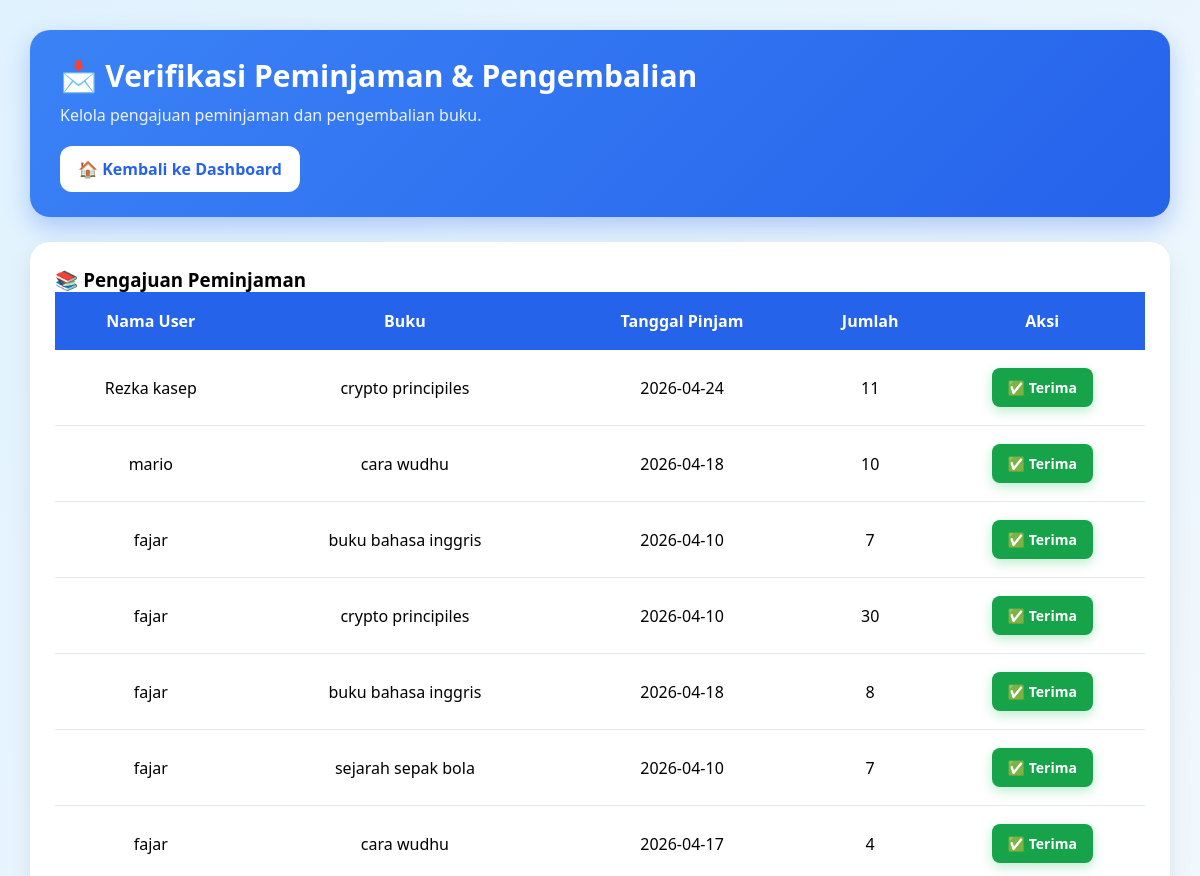
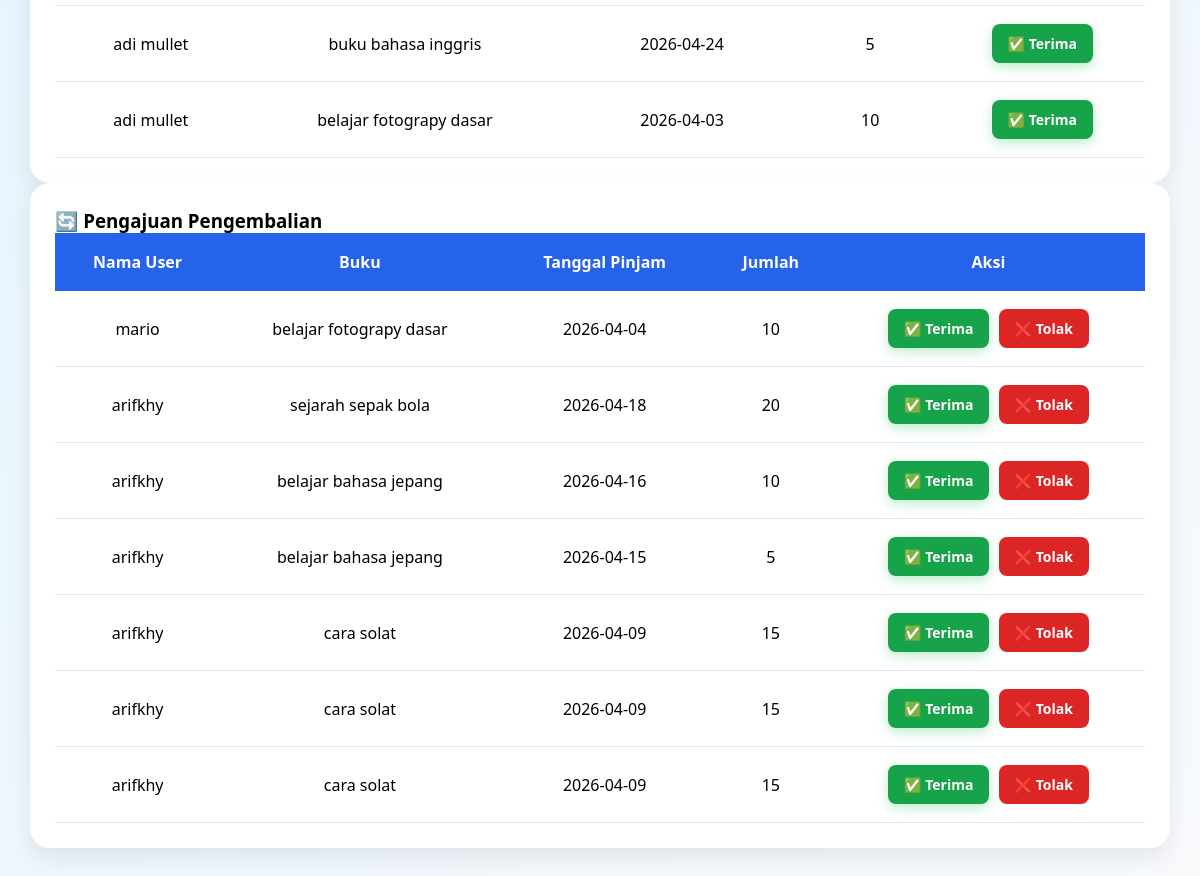
Screenshot of /pinjam_buku/views/verif_admin.php (signed in) with the database file from the repository (2 pictures, top to bottom).
### tables this page shows
CREATE TABLE `pinjam` (
  `id_pinjam` int(11) NOT NULL,
  `kode_buku` int(11) NOT NULL,
  `id_pengguna` int(11) NOT NULL,
  `tanggal_pinjam` date NOT NULL,
  `tanggal_kembali` date DEFAULT NULL,
  `status` enum('pending','dipinjam','menunggu_verifikasi','dikembalikan') NOT NULL,
  `jumlah_pinjam` varchar(50) NOT NULL
);

CREATE TABLE `pengguna` (
  `id_pengguna` int(11) NOT NULL,
  `nama_pengguna` varchar(100) NOT NULL,
  `jenis_kelamin` enum('laki-laki','perempuan') NOT NULL,
  `alamat` varchar(150) NOT NULL,
  `role` enum('admin','user') NOT NULL,
  `password` varchar(250) NOT NULL,
  `email` varchar(150) NOT NULL,
  `tanggal_lahir_pengguna` date DEFAULT NULL
);

CREATE TABLE `buku` (
  `kode_buku` int(11) NOT NULL,
  `gambar` varchar(250) NOT NULL,
  `nama_buku` varchar(100) NOT NULL,
  `tanggal_rilis` date NOT NULL,
  `pencipta` varchar(150) NOT NULL,
  `stok` varchar(100) NOT NULL
);

### pinjam_buku/models/m_koneksi.php (called while the page is built, shortened)
<?php
class m_koneksi {
    public function __construct() {
        $host = "localhost";
        $user = "root";
        $pass = "";
        $db   = "pinjam_buku";
        $this->koneksi = mysqli_connect($host, $user, $pass, $db);
    }
}

### pinjam_buku/models/m_pinjam.php (called while the page is built, shortened)
<?php
include_once "m_koneksi.php";
class m_pinjam
{
    public $koneksi;
    function __construct()
    {
        $db = new m_koneksi();
        $this->koneksi = $db->koneksi;
    }
    function tampil_menunggu_pengembalian()
    {
        $sql = "SELECT
                    pinjam.*,
                    buku.nama_buku,
                    pengguna.nama_pengguna
                FROM pinjam
                JOIN buku
                    ON pinjam.kode_buku = buku.kode_buku
                JOIN pengguna
                    ON pinjam.id_pengguna = pengguna.id_pengguna
                WHERE pinjam.status='menunggu_verifikasi'
                ORDER BY pinjam.id_pinjam DESC";
        $q = mysqli_query($this->koneksi, $sql);
        $data = [];
        while ($d = mysqli_fetch_object($q)) {
            $data[] = $d;
        }
        return $data;
    }
    function tampil_pending()
    {
        $sql = "SELECT
                    pinjam.*,
                    buku.nama_buku,
                    pengguna.nama_pengguna
                FROM pinjam
                JOIN buku
                    ON pinjam.kode_buku = buku.kode_buku
                JOIN pengguna
                    ON pinjam.id_pengguna = pengguna.id_pengguna
                WHERE pinjam.status='pending'
                ORDER BY pinjam.id_pinjam DESC";
        $q = mysqli_query($this->koneksi, $sql);
        $data = [];
        while ($d = mysqli_fetch_object($q)) {
            $data[] = $d;
        }
        return $data;
    }
}
?>

### pinjam_buku/views/verif_admin.php (the view, shortened to what this page needs)
<?php
include "../models/m_pinjam.php";
$pinjam = new m_pinjam();
$data_pending = $pinjam->tampil_pending();
$data_pengembalian = $pinjam->tampil_menunggu_pengembalian();
?>
<!DOCTYPE html>
<html lang="id">
<head>
<link rel="stylesheet" href="/pinjam_buku/asset/verif_admin.css">
</head>
<body>
<div class="container">
<div class="header">
    <h2>📩 Verifikasi Peminjaman & Pengembalian</h2>
    <p>
        Kelola pengajuan peminjaman dan pengembalian buku.
    </p>
    <div class="top-btn">
        <a
            href="v_dasbord_admin.php"
            class="back-btn"
        >
            🏠 Kembali ke Dashboard
        </a>
    </div>
</div>
<div class="table-box">
<h3>📚 Pengajuan Peminjaman</h3>
<table>
<thead>
<tr>
    <th>Nama User</th>
    <th>Buku</th>
    <th>Tanggal Pinjam</th>
    <th>Jumlah</th>
    <th>Aksi</th>
</tr>
</thead>
<tbody>
<?php if (!empty($data_pending)): ?>
<?php foreach ($data_pending as $row): ?>
<tr>
    <td>
        <?= htmlspecialchars($row->nama_pengguna) ?>
    </td>
    <td>
        <?= htmlspecialchars($row->nama_buku) ?>
    </td>
    <td>
        <?= htmlspecialchars($row->tanggal_pinjam) ?>
    </td>
    <td>
        <?= htmlspecialchars($row->jumlah_pinjam) ?>
    </td>
    <td>
        <form
            action="../controllers/c_proses_verifikasi.php"
            method="POST"
        >
            <button
                type="submit"
                class="verif-btn"
            >
                ✅ Terima
            </button>
        </form>
    </td>
</tr>
<?php endforeach; ?>
<?php endif; ?>
</tbody>
</table>
</div>
<div class="table-box">
<h3>🔄 Pengajuan Pengembalian</h3>
<table>
<thead>
<tr>
    <th>Nama User</th>
    <th>Buku</th>
    <th>Tanggal Pinjam</th>
    <th>Jumlah</th>
    <th>Aksi</th>
</tr>
</thead>
<tbody>
<?php if (!empty($data_pengembalian)): ?>
<?php foreach ($data_pengembalian as $row): ?>
<tr>
    <td>
        <?= htmlspecialchars($row->nama_pengguna) ?>
    </td>
    <td>
        <?= htmlspecialchars($row->nama_buku) ?>
    </td>
    <td>
        <?= htmlspecialchars($row->tanggal_pinjam) ?>
    </td>
    <td>
        <?= htmlspecialchars($row->jumlah_pinjam) ?>
    </td>
    <td>
        <form
            action="../controllers/c_proses_verifikasi.php"
            method="POST"
        >
            <button
                type="submit"
                class="verif-btn"
                onclick="return confirm('Terima pengembalian buku ini?')"
            >
                ✅ Terima
            </button>
        </form>
        <form
            action="../controllers/c_proses_verifikasi.php"
            method="POST"
        >
            <button
                type="submit"
                class="tolak-btn"
                onclick="return confirm('Tolak pengembalian buku ini?')"
            >
                ❌ Tolak
            </button>
        </form>
    </td>
</tr>
<?php endforeach; ?>
<?php endif; ?>
</tbody>
</table>
</div>
</div>
</body>
</html>

### pinjam_buku/asset/verif_admin.css (style rules this page uses)
* { margin:0; padding:0; box-sizing:border-box; font-family:'Segoe UI',sans-serif; }
body { background:linear-gradient(135deg,#e0f2fe,#f8fafc); padding:30px; }
.container { max-width:1300px; margin:auto; }
.header { background:linear-gradient(135deg,#3b82f6,#2563eb); padding:25px 30px; border-radius:20px; color:white; margin-bottom:25px; box-shadow:0 10px 25px rgba(37,99,235,0.3); }
.header h2 { font-size:30px; margin-bottom:8px; }
.header p { opacity:.9; }
.top-btn { margin-top:20px; }
.back-btn { display:inline-block; padding:12px 18px; background:white; color:#2563eb; text-decoration:none; border-radius:12px; font-weight:bold; transition:.3s; }
.table-box { background:white; padding:25px; border-radius:20px; box-shadow:0 10px 25px rgba(0,0,0,0.08); overflow-x:auto; }
table { width:100%; border-collapse:collapse; overflow:hidden; }
thead { background:#2563eb; color:white; }
th,td { padding:18px; text-align:center; }
tbody tr { border-bottom:1px solid #e2e8f0; transition:.3s; }
.verif-btn { background:linear-gradient(135deg,#22c55e,#16a34a); color:white; padding:10px 18px; border-radius:10px; text-decoration:none; font-weight:bold; transition:.3s; box-shadow:0 4px 12px rgba(34,197,94,0.3); }

### pinjam_buku/views/verif_admin.php (style rules this page uses)
.verif-btn { background: #16a34a; color: white; border: none; padding: 10px 16px; border-radius: 8px; cursor: pointer; font-weight: bold; font-size: 14px; display: inline-block; }
.tolak-btn { background: #dc2626; color: white; border: none; padding: 10px 16px; border-radius: 8px; cursor: pointer; font-weight: bold; font-size: 14px; margin-left: 5px; display: inline-block; }
td form { display: inline-block; }

### rows the page displays
pinjam: id_pengguna.nama_pengguna "Rezka kasep", kode_buku.nama_buku "crypto principiles", tanggal_pinjam "2026-04-24", jumlah_pinjam "11"
pinjam: id_pengguna.nama_pengguna "mario", kode_buku.nama_buku "cara wudhu", tanggal_pinjam "2026-04-18", jumlah_pinjam "10"
pinjam: id_pengguna.nama_pengguna "fajar", kode_buku.nama_buku "buku bahasa inggris", tanggal_pinjam "2026-04-10", jumlah_pinjam "7"
pinjam: id_pengguna.nama_pengguna "fajar", kode_buku.nama_buku "crypto principiles", tanggal_pinjam "2026-04-10", jumlah_pinjam "30"
pinjam: id_pengguna.nama_pengguna "fajar", kode_buku.nama_buku "buku bahasa inggris", tanggal_pinjam "2026-04-18", jumlah_pinjam "8"
pinjam: id_pengguna.nama_pengguna "fajar", kode_buku.nama_buku "sejarah sepak bola", tanggal_pinjam "2026-04-10", jumlah_pinjam "7"
pinjam: id_pengguna.nama_pengguna "fajar", kode_buku.nama_buku "cara wudhu", tanggal_pinjam "2026-04-17", jumlah_pinjam "4"
pinjam: id_pengguna.nama_pengguna "adi mullet", kode_buku.nama_buku "buku bahasa inggris", tanggal_pinjam "2026-04-24", jumlah_pinjam "5"
pinjam: id_pengguna.nama_pengguna "adi mullet", kode_buku.nama_buku "belajar fotograpy dasar", tanggal_pinjam "2026-04-03", jumlah_pinjam "10"
pinjam: id_pengguna.nama_pengguna "mario", kode_buku.nama_buku "belajar fotograpy dasar", tanggal_pinjam "2026-04-04", jumlah_pinjam "10"
pinjam: id_pengguna.nama_pengguna "arifkhy", kode_buku.nama_buku "sejarah sepak bola", tanggal_pinjam "2026-04-18", jumlah_pinjam "20"
pinjam: id_pengguna.nama_pengguna "arifkhy", kode_buku.nama_buku "belajar bahasa jepang", tanggal_pinjam "2026-04-16", jumlah_pinjam "10"
pinjam: id_pengguna.nama_pengguna "arifkhy", kode_buku.nama_buku "belajar bahasa jepang", tanggal_pinjam "2026-04-15", jumlah_pinjam "5"
pinjam: id_pengguna.nama_pengguna "arifkhy", kode_buku.nama_buku "cara solat", tanggal_pinjam "2026-04-09", jumlah_pinjam "15"
pinjam: id_pengguna.nama_pengguna "arifkhy", kode_buku.nama_buku "cara solat", tanggal_pinjam "2026-04-09", jumlah_pinjam "15"
pinjam: id_pengguna.nama_pengguna "arifkhy", kode_buku.nama_buku "cara solat", tanggal_pinjam "2026-04-09", jumlah_pinjam "15"
